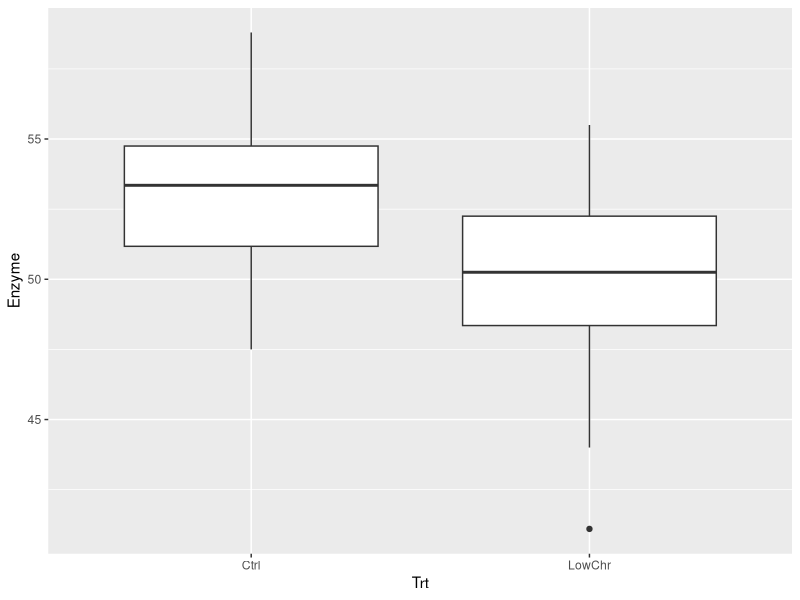
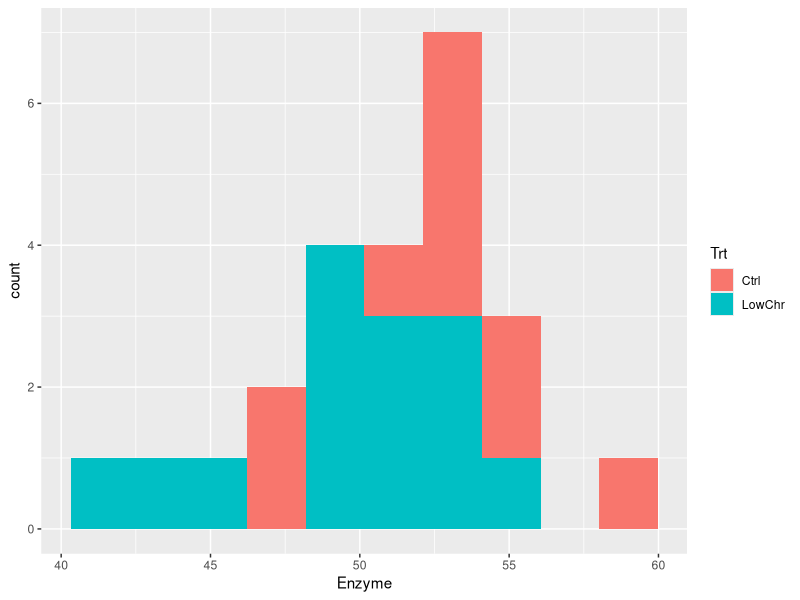

Here is the R script that generated these plots, in order:
## ---- chunk 1
library(tidyverse)
## ---- chunk 2
rat_data <- readr::read_csv("RatLiver.csv") %>% 
    mutate(Trt = as.factor(Trt)) 
tibble::glimpse(rat_data)
## ---- chunk 3
rat_data %>% 
  ggplot(aes(y = Enzyme, x = Trt)) + 
  geom_boxplot()
## ---- chunk 4
rat_data %>%
  ggplot(aes(Enzyme, fill = Trt)) +
  geom_histogram(bins = 10)
## ---- chunk 5
rat_ftest <- broom::tidy(var.test(Enzyme ~ Trt, data = rat_data))
rat_ftest
## ---- chunk 6
rat_levene <- broom::tidy(car::leveneTest(Enzyme ~ Trt, data = rat_data,
                center = "median"))
rat_levene
## ---- chunk 7
rat_ttest <- broom::tidy(t.test(Enzyme ~ Trt, 
                                data = rat_data, 
                                var.equal = TRUE))
rat_ttest
## ---- chunk 8
rat_lm <- lm(Enzyme ~ Trt, data = rat_data)
anova(rat_lm)
summary(rat_lm)
## ---- chunk 9
broom::tidy(rat_lm)
## ---- chunk 10
corn_data <- readr::read_csv("CornYield.csv") %>% 
    mutate(Variety = as.factor(Variety)) 
tibble::glimpse(corn_data)
